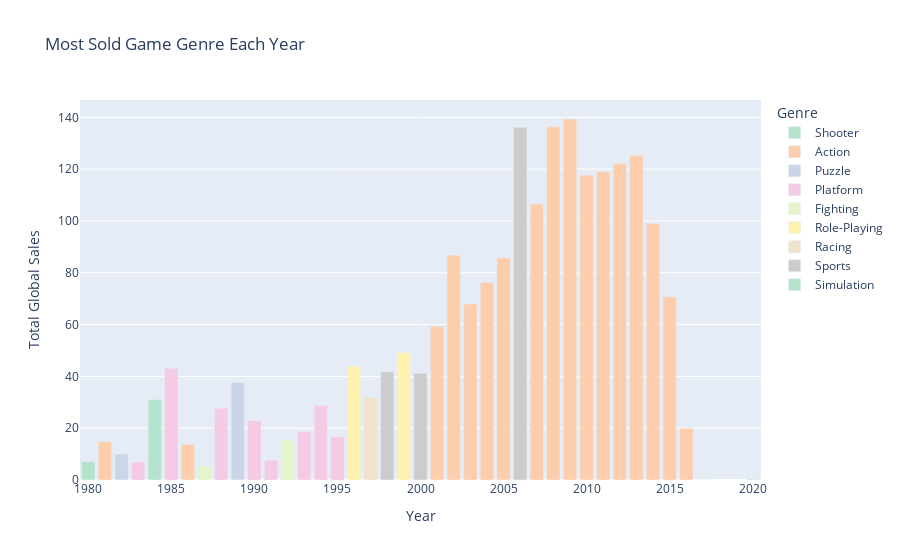

Notebook cell for this chart:
### Markdown cell above
What type of games were most sold each year

### Code cell
yearly_genre_sales = df.groupby(['Year', 'Genre'])['Global_Sales'].sum().reset_index()
# # Find the genre with the highest sales for each year
most_sold_genre_each_year = yearly_genre_sales.loc[yearly_genre_sales.groupby('Year')['Global_Sales'].idxmax()]  # this code return of the highest global sales row for each year (yearly_genre_sales.groupby('Year')['Global_Sales'].idxmax())

fig = px.bar(most_sold_genre_each_year, x='Year', y='Global_Sales', color='Genre', title='Most Sold Game Genre Each Year', labels={'Global_Sales': 'Total Global Sales', 'Year': 'Year', 'Genre': 'Genre'}, color_discrete_sequence=px.colors.qualitative.Pastel2)
fig.show()

### Figure 1 — Plotly figure (JSON) as saved in the notebook; plotly's stock layout.template omitted (floating-point values rounded to 4 significant figures)
{"data": [{"alignmentgroup": "True", "hovertemplate": "Genre=Shooter<br>Year=%{x}<br>Total Global Sales=%{y}<extra></extra>", "legendgroup": "Shooter", "marker": {"color": "rgb(179,226,205)", "pattern": {"shape": ""}}, "name": "Shooter", "offsetgroup": "Shooter", "orientation": "v", "showlegend": true, "textposition": "auto", "type": "bar", "x": [1980, 1984], "xaxis": "x", "y": [7.07, 31.1], "yaxis": "y"}, {"alignmentgroup": "True", "hovertemplate": "Genre=Action<br>Year=%{x}<br>Total Global Sales=%{y}<extra></extra>", "legendgroup": "Action", "marker": {"color": "rgb(253,205,172)", "pattern": {"shape": ""}}, "name": "Action", "offsetgroup": "Action", "orientation": "v", "showlegend": true, "textposition": "auto", "type": "bar", "x": [1981, 1986, 2001, 2002, 2003, 2004, 2005, 2007, 2008, 2009, 2010, 2011, 2012, 2013, 2014, 2015, 2016], "xaxis": "x", "y": [14.84, 13.74, 59.39, 86.77, 67.93, 76.26, 85.69, 106.5, 136.4, 139.4, 117.6, 119.0, 122.0, 125.2, 99.02, 70.7, 19.91], "yaxis": "y"}, {"alignmentgroup": "True", "hovertemplate": "Genre=Puzzle<br>Year=%{x}<br>Total Global Sales=%{y}<extra></extra>", "legendgroup": "Puzzle", "marker": {"color": "rgb(203,213,232)", "pattern": {"shape": ""}}, "name": "Puzzle", "offsetgroup": "Puzzle", "orientation": "v", "showlegend": true, "textposition": "auto", "type": "bar", "x": [1982, 1989], "xaxis": "x", "y": [10.03, 37.75], "yaxis": "y"}, {"alignmentgroup": "True", "hovertemplate": "Genre=Platform<br>Year=%{x}<br>Total Global Sales=%{y}<extra></extra>", "legendgroup": "Platform", "marker": {"color": "rgb(244,202,228)", "pattern": {"shape": ""}}, "name": "Platform", "offsetgroup": "Platform", "orientation": "v", "showlegend": true, "textposition": "auto", "type": "bar", "x": [1983, 1985, 1988, 1990, 1991, 1993, 1994, 1995], "xaxis": "x", "y": [6.93, 43.17, 27.73, 22.97, 7.64, 18.67, 28.74, 16.69], "yaxis": "y"}, {"alignmentgroup": "True", "hovertemplate": "Genre=Fighting<br>Year=%{x}<br>Total Global Sales=%{y}<extra></extra>", "legendgroup": "Fighting", "marker": {"color": "rgb(230,245,201)", "pattern": {"shape": ""}}, "name": "Fighting", "offsetgroup": "Fighting", "orientation": "v", "showlegend": true, "textposition": "auto", "type": "bar", "x": [1987, 1992], "xaxis": "x", "y": [5.42, 15.25], "yaxis": "y"}, {"alignmentgroup": "True", "hovertemplate": "Genre=Role-Playing<br>Year=%{x}<br>Total Global Sales=%{y}<extra></extra>", "legendgroup": "Role-Playing", "marker": {"color": "rgb(255,242,174)", "pattern": {"shape": ""}}, "name": "Role-Playing", "offsetgroup": "Role-Playing", "orientation": "v", "showlegend": true, "textposition": "auto", "type": "bar", "x": [1996, 1999, 2017], "xaxis": "x", "y": [43.96, 49.09, 0.04], "yaxis": "y"}, {"alignmentgroup": "True", "hovertemplate": "Genre=Racing<br>Year=%{x}<br>Total Global Sales=%{y}<extra></extra>", "legendgroup": "Racing", "marker": {"color": "rgb(241,226,204)", "pattern": {"shape": ""}}, "name": "Racing", "offsetgroup": "Racing", "orientation": "v", "showlegend": true, "textposition": "auto", "type": "bar", "x": [1997], "xaxis": "x", "y": [31.91], "yaxis": "y"}, {"alignmentgroup": "True", "hovertemplate": "Genre=Sports<br>Year=%{x}<br>Total Global Sales=%{y}<extra></extra>", "legendgroup": "Sports", "marker": {"color": "rgb(204,204,204)", "pattern": {"shape": ""}}, "name": "Sports", "offsetgroup": "Sports", "orientation": "v", "showlegend": true, "textposition": "auto", "type": "bar", "x": [1998, 2000, 2006], "xaxis": "x", "y": [41.79, 41.19, 136.2], "yaxis": "y"}, {"alignmentgroup": "True", "hovertemplate": "Genre=Simulation<br>Year=%{x}<br>Total Global Sales=%{y}<extra></extra>", "legendgroup": "Simulation", "marker": {"color": "rgb(179,226,205)", "pattern": {"shape": ""}}, "name": "Simulation", "offsetgroup": "Simulation", "orientation": "v", "showlegend": true, "textposition": "auto", "type": "bar", "x": [2020], "xaxis": "x", "y": [0.29], "yaxis": "y"}], "layout": {"barmode": "relative", "legend": {"title": {"text": "Genre"}, "tracegroupgap": 0}, "title": {"text": "Most Sold Game Genre Each Year"}, "xaxis": {"anchor": "y", "domain": [0, 1], "title": {"text": "Year"}}, "yaxis": {"anchor": "x", "domain": [0, 1], "title": {"text": "Total Global Sales"}}}}
